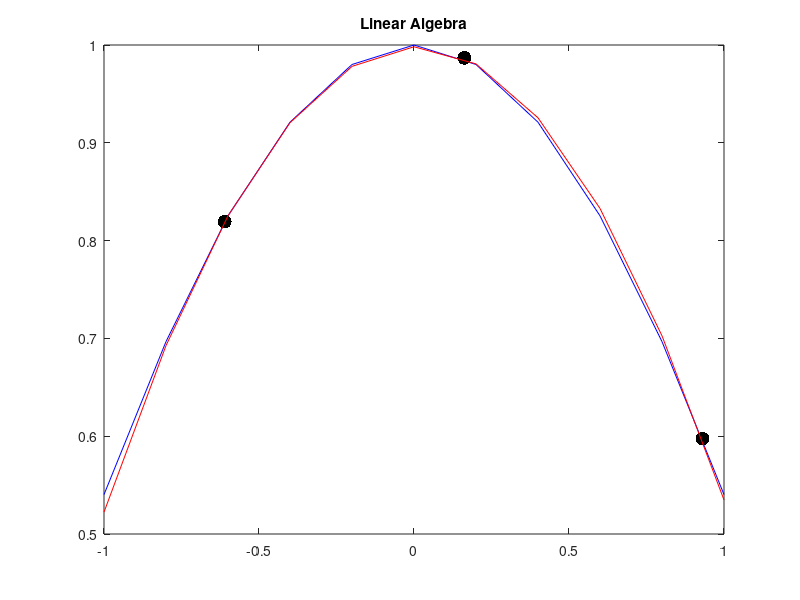

Source code (MATLAB):
% lin alg test %
% define problem environment %
clf; close all;
rng(101);

% define problem to be solved %
ndata = 3; 
nbasis = ndata;
% define function to be interpolated %
f = @(x) cos(x);
% plot the function, not the interpolant %
xbeg = -1; xend = 1; nxplot = 11;
xplot = linspace(xbeg, xend, nxplot);
yplot = f(xplot); % this calls function above f(x) = 1 + 2*x

% generate the random data %

xdata = xbeg + (xend-xbeg)*rand(1,ndata);
ydata = f(xdata);

% plot function %

plot(xplot, yplot, 'b'); hold on % hold on keeps figures ontop of each other%
scatter(xdata, ydata, 100, 'k', 'filled')
title('Linear Algebra')

% make matrix % 

nrow = ndata;
ncol = nbasis;

Adata = NaN(nrow,ncol); % NaN is not a number %

for ic = 1:ncol
    for ir = 1:nrow
        Adata(ir,ic) = xdata(ir)^(ic-1);
    end
end

% solve lin system %

coef = linsolve(Adata,ydata'); % this gives coeffs of anon function%

% finally plot anon through data %
yhat = coef(1)*ones(size(xplot));
for ib = 2:nbasis
    yhat = yhat + coef(ib)*xplot.^(ib-1);
end
hold on;
plot(xplot,yhat,'r')